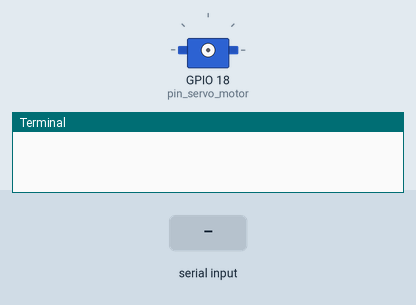
The program below on a simulated Raspberry Pi (BCM pin numbers). On the bench: servo, the last lines printed to the terminal. The inputs (shaded band) are chosen by the test bench. Servo angles are drawn from the pulse width (0.5 ms = 0°, 2.5 ms = 180°).

Above: at 1.2 s.
1.3 s: "10" typed at the terminal, then Enter
2.8 s: "5" typed at the terminal, then Enter
At 4.1 s:
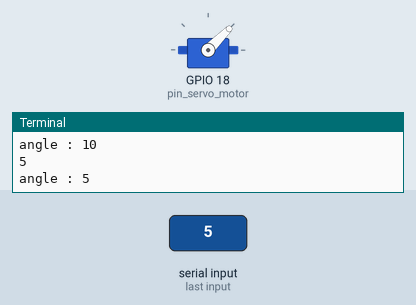
Timing chart, 0 to 5.8 s (numbered marks = the images above; inputs shaded):
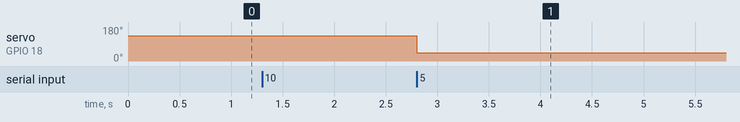

The program:

lock.py
```python
import RPi.GPIO as GPIO
import time

pin_servo_motor = 18 # GPIO.BCM 18
#pin_servo_motor = 12 # GPIO.BOARD
GPIO.setmode(GPIO.BCM)

GPIO.setup(pin_servo_motor, GPIO.OUT)


p = GPIO.PWM(pin_servo_motor, 50)
p.start(0)

cnt = 0

pwm = 0
try:
    while True:
        pwm = input()
        pwm = int(pwm)
        p.ChangeDutyCycle(pwm)
        print("angle : {}".format(pwm))
        time.sleep(1)

        '''
        pwm += 1
        if pwm == 10:
            pwm = 0
        '''
except KeyboardInterrupt:
    p.stop()
GPIO.cleanup()
```

Measured:
- after the input at 2.8 s, servo on GPIO 18 (pin_servo_motor): 135° → 45° at once
